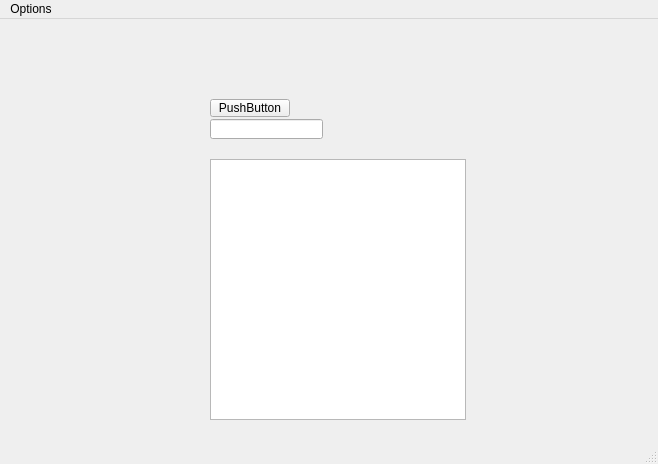
<?xml version="1.0" encoding="UTF-8"?>
<ui version="4.0">
 <class>todo</class>
 <widget class="QMainWindow" name="todo">
  <property name="geometry">
   <rect>
    <x>0</x>
    <y>0</y>
    <width>658</width>
    <height>464</height>
   </rect>
  </property>
  <property name="windowTitle">
   <string>todo</string>
  </property>
  <widget class="QWidget" name="centralwidget">
   <widget class="QPushButton" name="pushButton">
    <property name="geometry">
     <rect>
      <x>210</x>
      <y>80</y>
      <width>80</width>
      <height>18</height>
     </rect>
    </property>
    <property name="text">
     <string>PushButton</string>
    </property>
   </widget>
   <widget class="QLineEdit" name="lineEdit">
    <property name="geometry">
     <rect>
      <x>210</x>
      <y>100</y>
      <width>113</width>
      <height>20</height>
     </rect>
    </property>
   </widget>
   <widget class="QListView" name="listView">
    <property name="geometry">
     <rect>
      <x>210</x>
      <y>140</y>
      <width>256</width>
      <height>261</height>
     </rect>
    </property>
   </widget>
  </widget>
  <widget class="QMenuBar" name="menubar">
   <property name="geometry">
    <rect>
     <x>0</x>
     <y>0</y>
     <width>658</width>
     <height>17</height>
    </rect>
   </property>
   <widget class="QMenu" name="menuOptions">
    <property name="title">
     <string>Options</string>
    </property>
   </widget>
   <addaction name="menuOptions"/>
  </widget>
  <widget class="QStatusBar" name="statusbar"/>
 </widget>
 <resources/>
 <connections/>
</ui>
